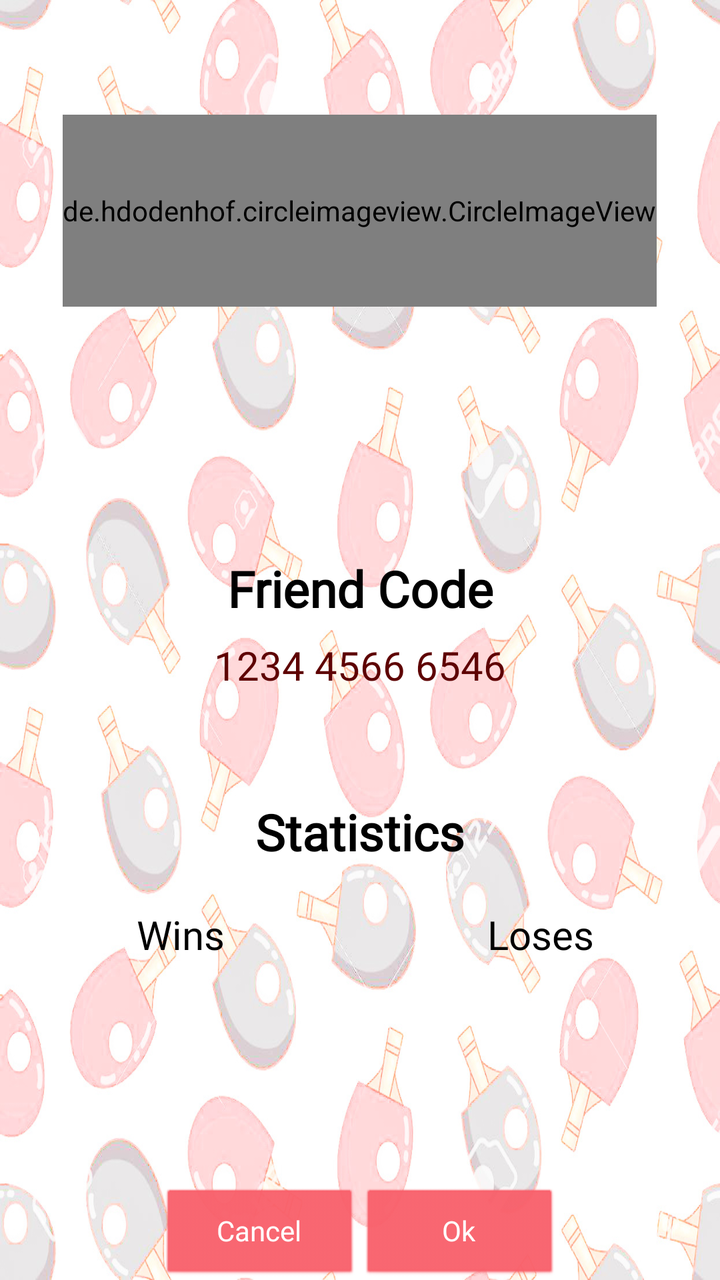
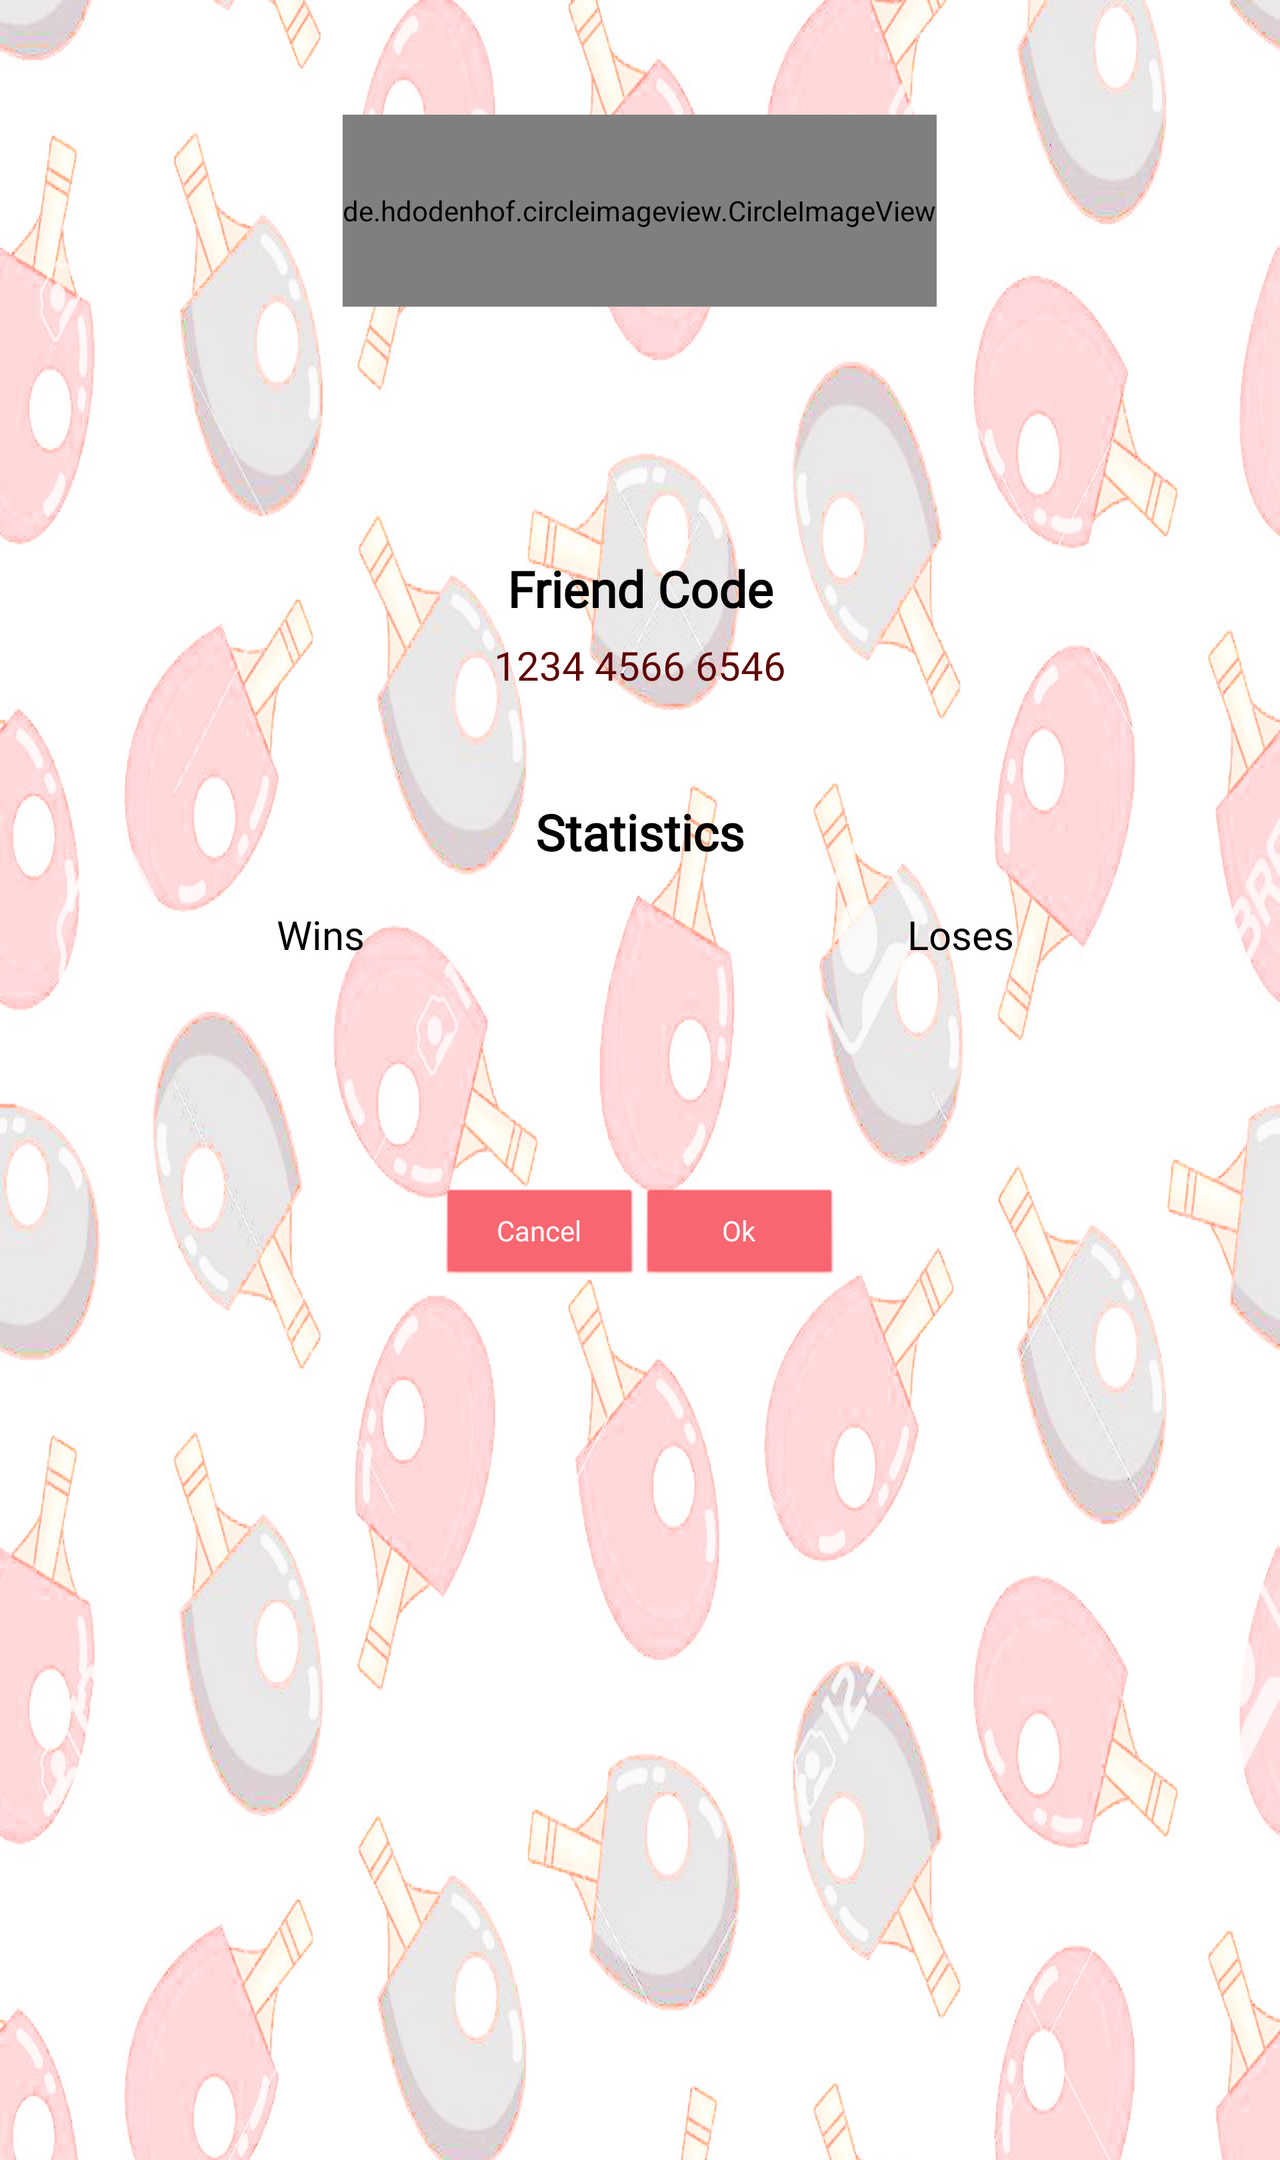

Compare how this app lays out the same screen by default and in its alternative resource folder. The renders come first, then the two layout files and the values they reference.
<!-- AndroidManifest.xml: application theme AppTheme.MyTheme -->
<!-- res/layout/dialog_friend_profile.xml -->
<?xml version="1.0" encoding="utf-8"?>
<LinearLayout xmlns:android="http://schemas.android.com/apk/res/android"
    xmlns:app="http://schemas.android.com/apk/res-auto"
    android:layout_width="match_parent"
    android:layout_height="wrap_content"
    android:background="@drawable/background_2"
    android:orientation="vertical">

    <include
        layout="@layout/dialog_main_top"
        android:layout_width="wrap_content"
        android:layout_height="wrap_content" />

    <LinearLayout
        android:layout_width="wrap_content"
        android:layout_height="wrap_content"
        android:layout_gravity="center"
        android:gravity="center"
        android:orientation="vertical">

        <de.hdodenhof.circleimageview.CircleImageView
            android:id="@+id/profile_image"
            android:layout_width="match_parent"
            android:layout_height="@dimen/picture_dimension"
            app:civ_border_color="@color/black"
            app:civ_border_width="@dimen/picture_width" />

    </LinearLayout>

    <LinearLayout
        android:layout_width="wrap_content"
        android:layout_height="match_parent"
        android:layout_gravity="center"
        android:orientation="vertical">

        <TextView
            android:id="@+id/text_profile_nickname"
            android:layout_width="wrap_content"
            android:layout_height="wrap_content"
            android:layout_gravity="center"
            android:fontFamily="@font/rye"
            android:gravity="center"
            android:text=""
            android:textAppearance="@style/TextAppearance.AppCompat.Large"
            android:textColor="@color/textView"
            android:textSize="@dimen/title" />

        <TextView
            android:id="@+id/text_profile_email"
            android:layout_width="wrap_content"
            android:layout_height="wrap_content"
            android:layout_gravity="center_horizontal"
            android:layout_marginBottom="5dp"
            android:fontFamily="@font/asap_medium_italic"
            android:text=""
            android:textAppearance="@style/TextAppearance.AppCompat.Medium"
            android:textColor="@color/textView" />

        <TextView
            android:id="@+id/text_money"
            android:layout_width="match_parent"
            android:layout_height="wrap_content"
            android:fontFamily="@font/asap_medium_italic"
            android:gravity="center"
            android:text=""
            android:textAppearance="@style/TextAppearance.AppCompat.Medium"
            android:textColor="@color/textView" />
    </LinearLayout>


    <LinearLayout
        android:id="@+id/layout_friend_code"
        android:layout_width="match_parent"
        android:layout_height="wrap_content"
        android:layout_below="@id/layout_friend_code"
        android:layout_gravity="center_vertical"
        android:layout_marginTop="30dp"
        android:orientation="vertical">

        <TextView
            android:id="@+id/textView7"
            android:layout_width="match_parent"
            android:layout_height="match_parent"
            android:layout_marginBottom="8dp"
            android:fontFamily="@font/asap_medium_italic"
            android:text="Friend Code"
            android:textAlignment="center"
            android:textAppearance="@style/TextAppearance.AppCompat.Medium"
            android:textColor="@color/black"
            android:textSize="@dimen/subtitle"
            android:textStyle="bold" />

        <TextView
            android:id="@+id/text_friend_code"
            android:layout_width="match_parent"
            android:layout_height="wrap_content"
            android:layout_gravity="center_horizontal"
            android:layout_marginBottom="3dp"
            android:fontFamily="@font/asap_medium_italic"
            android:text="1234 4566 6546"
            android:textAlignment="center"
            android:textAppearance="@style/TextAppearance.AppCompat.Large"
            android:textColor="@color/textView"
            android:textSize="20sp" />

    </LinearLayout>

    <TextView
        android:id="@+id/statistic"
        android:layout_width="match_parent"
        android:layout_height="match_parent"
        android:layout_marginBottom="1dp"
        android:fontFamily="@font/asap_medium_italic"
        android:text="@string/statistics"
        android:textAlignment="center"
        android:textAppearance="@style/TextAppearance.AppCompat.Medium"
        android:textColor="@color/black"
        android:textSize="@dimen/subtitle"
        android:textStyle="bold"
        android:translationY="50dp" />

    <LinearLayout
        android:id="@+id/layout_stat"
        android:layout_width="match_parent"
        android:layout_height="wrap_content"
        android:layout_marginVertical="@dimen/profile_offset_y"
        android:orientation="horizontal">

        <TextView
            android:id="@+id/win_label"
            android:layout_width="@dimen/layout_width_1"
            android:layout_height="wrap_content"
            android:layout_weight="1"
            android:fontFamily="@font/rye"
            android:text="@string/wins"
            android:textAlignment="center"
            android:textColor="@color/black"
            android:textSize="20sp" />

        <TextView
            android:id="@+id/lose_label"
            android:layout_width="158dp"
            android:layout_height="wrap_content"
            android:layout_weight="1"
            android:fontFamily="@font/rye"
            android:text="@string/loses"
            android:textAlignment="center"
            android:textColor="@color/black"
            android:textSize="20sp" />

    </LinearLayout>

    <LinearLayout
        android:id="@+id/layout_numb"
        android:layout_width="match_parent"
        android:layout_height="wrap_content"
        android:accessibilityLiveRegion="polite"
        android:alwaysDrawnWithCache="false"
        android:nestedScrollingEnabled="true"
        android:orientation="horizontal"
        android:translationY="-50dp">

        <TextView
            android:id="@+id/win_numbers"
            android:layout_width="wrap_content"
            android:layout_height="wrap_content"
            android:layout_weight="1"
            android:fontFamily="@font/rye"
            android:textAlignment="center"
            android:textColor="@color/loseColor"
            android:textSize="20sp"
            android:textStyle="bold" />

        <TextView
            android:id="@+id/lose_numbers"
            android:layout_width="wrap_content"
            android:layout_height="wrap_content"
            android:layout_weight="1"
            android:fontFamily="@font/rye"
            android:textAlignment="center"
            android:textColor="@color/textView"
            android:textSize="20sp"
            android:textStyle="bold" />
    </LinearLayout>



    <include
        layout="@layout/dialog_main_bottom"
        android:layout_width="wrap_content"
        android:layout_height="wrap_content"
        android:layout_gravity="center" />


    </LinearLayout>
<!-- res/layout/dialog_main_top.xml (included above) -->
<?xml version="1.0" encoding="utf-8"?>
<LinearLayout xmlns:android="http://schemas.android.com/apk/res/android"
    xmlns:app="http://schemas.android.com/apk/res-auto"
    android:layout_width="wrap_content"
    android:layout_height="wrap_content"
    android:layout_gravity="center"
    android:gravity="center"
    android:orientation="vertical">

    <TextView
        android:id="@+id/dialog_title"
        android:fontFamily="@font/rye"
        android:textColor="@color/textView"
        android:textSize="20sp"
        android:layout_marginBottom="5dp"
        android:layout_marginTop="5dp"
        android:layout_width="wrap_content"
        android:layout_height="wrap_content">
    </TextView>

    <TextView
        android:id="@+id/dialog_subtitle"
        android:layout_width="wrap_content"
        style="@style/article_Style"
        android:textSize="15sp"
        android:layout_height="wrap_content"/>

</LinearLayout>
<!-- res/layout/dialog_main_bottom.xml (included above) -->
<?xml version="1.0" encoding="utf-8"?>
<LinearLayout xmlns:android="http://schemas.android.com/apk/res/android"
    xmlns:app="http://schemas.android.com/apk/res-auto"
    android:layout_width="wrap_content"
    android:layout_height="wrap_content"
    android:orientation="horizontal">

    <Button
        android:id="@+id/btnNegative"
        style="@style/PongButtonStyle"
        android:layout_width="100dp"
        android:layout_height="48dp"
        android:layout_marginTop="16dp"
        android:text="@string/cancel"
        app:layout_constraintBottom_toBottomOf="parent"
        app:layout_constraintEnd_toStartOf="@id/btnPositive" />

    <Button
        android:id="@+id/btnPositive"
        style="@style/PongButtonStyle"
        android:layout_width="100dp"
        android:layout_height="48dp"
        android:layout_marginTop="16dp"
        android:text="@string/ok"
        app:layout_constraintBottom_toBottomOf="parent"
        app:layout_constraintEnd_toEndOf="parent" />
</LinearLayout>
<!-- resources referenced by this layout -->
<resources>
  <color name="black">#FF000000</color>
  <color name="loseColor">#92d36e</color>
  <color name="textView">#5e0202</color>
  <dimen name="layout_width_1">160dp</dimen>
  <dimen name="picture_dimension">96dp</dimen>
  <dimen name="picture_width">1dp</dimen>
  <dimen name="profile_offset_y">70dp</dimen>
  <dimen name="subtitle">25sp</dimen>
  <dimen name="title">30sp</dimen>
  <!-- drawable background_2: jpg bitmap (drawable, 314068 bytes) -->
  <string name="cancel">Cancel</string>
  <string name="loses">Loses</string>
  <string name="ok" translatable="false">Ok</string>
  <string name="statistics">Statistics</string>
  <string name="wins">Wins</string>
  <style name="PongButtonStyle" parent="@android:style/Widget.Button">
          <item name="android:textColor">@color/white</item>
          <item name="android:backgroundTint">@color/button_color</item>
          <item name="android:fontFamily">@font/asap_medium_italic</item>
      </style>
  <style name="article_Style" parent="@android:style/Widget.TextView">
          <item name="android:textColor">@color/black</item>
          <item name="android:fontFamily">@font/asap_medium_italic</item>
          <item name="android:textSize">18sp</item>
      </style>
  <style name="AppTheme.MyTheme" parent="Theme.AppCompat.Light">
          
          <item name="colorPrimary">@color/button_color</item>
          <item name="colorPrimaryVariant">@color/purple_700</item>
          <item name="colorOnPrimary">@color/white</item>
          
          <item name="colorSecondary">@color/teal_200</item>
          <item name="colorSecondaryVariant">@color/teal_700</item>
          <item name="colorOnSecondary">@color/white</item>
          
          <item name="actionBarStyle">@style/MyTheme.ActionBar</item>
          <item name="android:windowTranslucentStatus">true</item>
          <item name="android:windowTranslucentNavigation">true</item>
          <item name="android:navigationBarColor">@android:color/transparent</item>
  
      </style>
  <color name="white">#FFFFFFFF</color>
  <color name="button_color">#f85f6a</color>
  <color name="purple_700">#FF3700B3</color>
  <color name="teal_200">#FF03DAC5</color>
  <color name="teal_700">#FF018786</color>
  <style name="MyTheme.ActionBar" parent="Widget.AppCompat.ActionBar">
  
          <item name="elevation">0dp</item>
          <item name="background">@color/white</item>
          <item name="android:windowTranslucentStatus">true</item>
          <item name="android:icon">@drawable/pong_logo_2</item>
      </style>
  <!-- drawable pong_logo_2: png bitmap (drawable, 31371 bytes) -->
</resources>
<!-- res/layout-land/dialog_friend_profile.xml (the repository's variant of the layout above) -->
<!-- drawn on the phone turned sideways -->
<?xml version="1.0" encoding="utf-8"?>
<androidx.core.widget.NestedScrollView xmlns:android="http://schemas.android.com/apk/res/android"
    xmlns:app="http://schemas.android.com/apk/res-auto"
    android:id="@+id/scroll_view_friends"
    android:layout_width="match_parent"
    android:layout_weight="1"
    android:fillViewport="true"
    android:layout_height="wrap_content">

    <LinearLayout
    android:layout_width="match_parent"
    android:layout_height="wrap_content"
    android:background="@drawable/background_2"
    android:orientation="vertical">

    <include
        layout="@layout/dialog_main_top"
        android:layout_width="wrap_content"
        android:layout_height="wrap_content" />

    <LinearLayout
        android:layout_width="wrap_content"
        android:layout_height="wrap_content"
        android:layout_gravity="center"
        android:gravity="center"
        android:orientation="vertical">

        <de.hdodenhof.circleimageview.CircleImageView
            android:id="@+id/profile_image"
            android:layout_width="match_parent"
            android:layout_height="@dimen/picture_dimension"
            app:civ_border_color="@color/black"
            app:civ_border_width="@dimen/picture_width" />/>
    </LinearLayout>

    <LinearLayout
        android:layout_width="wrap_content"
        android:layout_height="match_parent"
        android:layout_gravity="center"
        android:orientation="vertical">

        <TextView
            android:id="@+id/text_profile_nickname"
            android:layout_width="wrap_content"
            android:layout_height="wrap_content"
            android:layout_gravity="center"
            android:fontFamily="@font/rye"
            android:gravity="center"
            android:text=""
            android:textAppearance="@style/TextAppearance.AppCompat.Large"
            android:textColor="@color/textView"
            android:textSize="@dimen/title" />

        <TextView
            android:id="@+id/text_profile_email"
            android:layout_width="wrap_content"
            android:layout_height="wrap_content"
            android:layout_gravity="center_horizontal"
            android:layout_marginBottom="5dp"
            android:fontFamily="@font/asap_medium_italic"
            android:text=""
            android:textAppearance="@style/TextAppearance.AppCompat.Medium"
            android:textColor="@color/textView" />

        <TextView
            android:id="@+id/text_money"
            android:layout_width="match_parent"
            android:layout_height="wrap_content"
            android:fontFamily="@font/asap_medium_italic"
            android:gravity="center"
            android:text=""
            android:textAppearance="@style/TextAppearance.AppCompat.Medium"
            android:textColor="@color/textView" />
    </LinearLayout>


    <LinearLayout
        android:id="@+id/layout_friend_code"
        android:layout_width="match_parent"
        android:layout_height="wrap_content"
        android:layout_below="@id/layout_friend_code"
        android:layout_gravity="center_vertical"
        android:layout_marginTop="30dp"
        android:orientation="vertical">

        <TextView
            android:id="@+id/textView7"
            android:layout_width="match_parent"
            android:layout_height="match_parent"
            android:layout_marginBottom="8dp"
            android:fontFamily="@font/asap_medium_italic"
            android:text="Friend Code"
            android:textAlignment="center"
            android:textAppearance="@style/TextAppearance.AppCompat.Medium"
            android:textColor="@color/black"
            android:textSize="@dimen/subtitle"
            android:textStyle="bold" />

        <TextView
            android:id="@+id/text_friend_code"
            android:layout_width="match_parent"
            android:layout_height="wrap_content"
            android:layout_gravity="center_horizontal"
            android:layout_marginBottom="3dp"
            android:fontFamily="@font/asap_medium_italic"
            android:text="1234 4566 6546"
            android:textAlignment="center"
            android:textAppearance="@style/TextAppearance.AppCompat.Large"
            android:textColor="@color/textView"
            android:textSize="20sp" />

    </LinearLayout>

    <TextView
        android:id="@+id/statistic"
        android:layout_width="match_parent"
        android:layout_height="match_parent"
        android:layout_marginBottom="1dp"
        android:fontFamily="@font/asap_medium_italic"
        android:text="@string/statistics"
        android:textAlignment="center"
        android:textAppearance="@style/TextAppearance.AppCompat.Medium"
        android:textColor="@color/black"
        android:textSize="@dimen/subtitle"
        android:textStyle="bold"
        android:translationY="50dp" />

    <LinearLayout
        android:id="@+id/layout_stat"
        android:layout_width="match_parent"
        android:layout_height="wrap_content"
        android:layout_marginVertical="@dimen/profile_offset_y"
        android:orientation="horizontal">

        <TextView
            android:id="@+id/win_label"
            android:layout_width="@dimen/layout_width_1"
            android:layout_height="wrap_content"
            android:layout_weight="1"
            android:fontFamily="@font/rye"
            android:text="@string/wins"
            android:textAlignment="center"
            android:textColor="@color/black"
            android:textSize="20sp" />

        <TextView
            android:id="@+id/lose_label"
            android:layout_width="158dp"
            android:layout_height="wrap_content"
            android:layout_weight="1"
            android:fontFamily="@font/rye"
            android:text="@string/loses"
            android:textAlignment="center"
            android:textColor="@color/black"
            android:textSize="20sp" />

    </LinearLayout>

    <LinearLayout
        android:id="@+id/layout_numb"
        android:layout_width="match_parent"
        android:layout_height="wrap_content"
        android:accessibilityLiveRegion="polite"
        android:alwaysDrawnWithCache="false"
        android:nestedScrollingEnabled="true"
        android:orientation="horizontal"
        android:translationY="-50dp">

        <TextView
            android:id="@+id/win_numbers"
            android:layout_width="wrap_content"
            android:layout_height="wrap_content"
            android:layout_weight="1"
            android:fontFamily="@font/rye"
            android:textAlignment="center"
            android:textColor="@color/loseColor"
            android:textSize="20sp"
            android:textStyle="bold" />

        <TextView
            android:id="@+id/lose_numbers"
            android:layout_width="wrap_content"
            android:layout_height="wrap_content"
            android:layout_weight="1"
            android:fontFamily="@font/rye"
            android:textAlignment="center"
            android:textColor="@color/textView"
            android:textSize="20sp"
            android:textStyle="bold" />
    </LinearLayout>


    <include
        layout="@layout/dialog_main_bottom"
        android:layout_width="wrap_content"
        android:layout_height="wrap_content"
        android:layout_gravity="center" />



</LinearLayout>
</androidx.core.widget.NestedScrollView>
